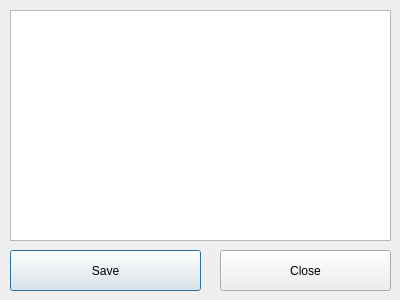
<?xml version="1.0" encoding="UTF-8"?>
<ui version="4.0">
 <class>NoteEditor</class>
 <widget class="QDialog" name="NoteEditor">
  <property name="geometry">
   <rect>
    <x>0</x>
    <y>0</y>
    <width>400</width>
    <height>300</height>
   </rect>
  </property>
  <property name="windowTitle">
   <string>Dialog</string>
  </property>
  <widget class="QPushButton" name="saveButton">
   <property name="geometry">
    <rect>
     <x>10</x>
     <y>250</y>
     <width>191</width>
     <height>41</height>
    </rect>
   </property>
   <property name="text">
    <string>Save</string>
   </property>
  </widget>
  <widget class="QTextEdit" name="textEdit">
   <property name="geometry">
    <rect>
     <x>10</x>
     <y>10</y>
     <width>381</width>
     <height>231</height>
    </rect>
   </property>
  </widget>
  <widget class="QPushButton" name="cancelButton">
   <property name="geometry">
    <rect>
     <x>220</x>
     <y>250</y>
     <width>171</width>
     <height>41</height>
    </rect>
   </property>
   <property name="text">
    <string>Close</string>
   </property>
  </widget>
 </widget>
 <resources/>
 <connections/>
</ui>
